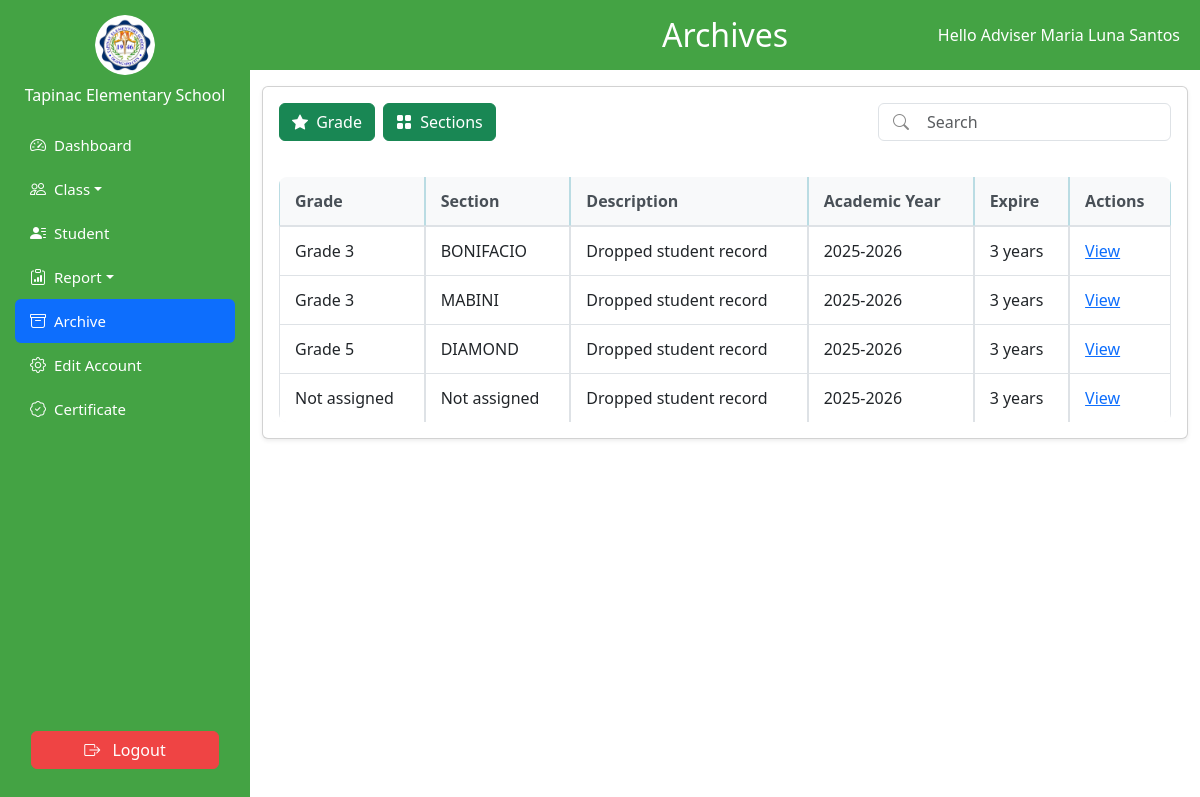
Screenshot of /views/adviser/student_archive.php (signed in) with the database file from the repository.
### tables this page shows
CREATE TABLE `archives` (
  `id` int(11) NOT NULL,
  `fname` varchar(50) DEFAULT NULL,
  `mname` varchar(50) DEFAULT NULL,
  `lname` varchar(50) DEFAULT NULL,
  `gender` enum('Male','Female') NOT NULL,
  `grade_level_id` int(11) DEFAULT NULL,
  `section_id` int(11) DEFAULT NULL,
  `dropped_at` timestamp NOT NULL DEFAULT current_timestamp()
);

### views/adviser/student_archive.php (called while the page is built)
<?php
include '../shared/archives.php';

### views/shared/archives.php (the view, shortened to what this page needs)
<?php
require_once '../../database/db_connection.php';
$role         = $_SESSION['role'];
$full_name    = $_SESSION['full_name'] ?? '';
$role_label   = ucfirst($role);
$header_color = ($role === 'masterteacher') ? '#1a1a1a' : '#44A344';
$archivesResult = null;
$archivesSql = "SELECT
                    a.id,
                    COALESCE(gl.grade_name,  'Not assigned') AS grade,
                    COALESCE(s.section_name, 'Not assigned') AS section,
                    a.dropped_at
                FROM archives a
                LEFT JOIN grade_levels gl ON a.grade_level_id = gl.id
                LEFT JOIN sections s     ON a.section_id = s.id
                ORDER BY a.dropped_at DESC";
if (isset($conn) && $conn instanceof mysqli) {
    $archivesResult = $conn->query($archivesSql);
}
?>
<!DOCTYPE html>
<html lang="en">
<head>
    <link rel="stylesheet" href="../../assets/css/sidebar.css" />
    <link rel="stylesheet" href="../../assets/css/all_role_style/style.css" />
    <link href="https://cdn.jsdelivr.net/npm/bootstrap@5.3.0/dist/css/bootstrap.min.css" rel="stylesheet" />
    <link rel="stylesheet" href="https://cdn.jsdelivr.net/npm/bootstrap-icons@1.10.5/font/bootstrap-icons.css" />
</head>
<body>
<div class="main-content">
    <div style="position: sticky; top: 0; z-index: 999; background-color: <?= htmlspecialchars($header_color) ?>; color: white; padding: 20px; display: flex; justify-content: center; align-items: center; min-height: 70px;">
        <h2 class="m-0" style="position: absolute; left: 50%; transform: translateX(-50%);">Archives</h2>
        <?php if (!empty($full_name)): ?>
        <span style="position: absolute; right: 20px;">
            Hello <?= htmlspecialchars($role_label . ' ' . $full_name) ?>
        </span>
        <?php endif; ?>
    </div>
    <div class="container-fluid py-3">
        <div class="card shadow-sm">
            <div class="card-body p-0">
                <div class="p-3 d-flex gap-2 align-items-center">
                    <button class="btn btn-success">
                        <i class="bi bi-star-fill me-1"></i> Grade
                    </button>
                    <button class="btn btn-success">
                        <i class="bi bi-grid-fill me-1"></i> Sections
                    </button>
                    <div class="ms-auto" style="max-width: 300px; position: relative;">
                        <input type="text" class="form-control ps-5" placeholder="Search">
                        <i class="bi bi-search position-absolute" style="left: 15px; top: 50%; transform: translateY(-50%); color: #888;"></i>
                    </div>
                </div>
                <div class="table-responsive px-3">
                    <table class="table table-bordered table-hover" id="archivesTable">
                        <thead class="table-info">
                            <tr>
                                <th>Grade</th>
                                <th>Section</th>
                                <th>Description</th>
                                <th>Academic Year</th>
                                <th>Expire</th>
                                <th>Actions</th>
                            </tr>
                        </thead>
                        <tbody>
                        <?php if ($archivesResult && $archivesResult->num_rows > 0): ?>
                            <?php while ($row = $archivesResult->fetch_assoc()): ?>
                                <?php
                                    $droppedAt = $row['dropped_at'] ?? null;
                                    $year = $droppedAt ? (int)date('Y', strtotime($droppedAt)) : null;
                                    $ay   = $year ? ($year . '-' . ($year + 1)) : 'N/A';
                                ?>
                                <tr>
                                    <td><?= htmlspecialchars($row['grade']) ?></td>
                                    <td><?= htmlspecialchars($row['section']) ?></td>
                                    <td>Dropped student record</td>
                                    <td><?= htmlspecialchars($ay) ?></td>
                                    <td>3 years</td>
                                    <td>
                                        <a href="#"
                                           class="text-primary viewDroppedBtn"
                                           data-id="<?= (int)$row['id'] ?>">
                                           View
                                        </a>
                                    </td>
                                </tr>
                            <?php endwhile; ?>
                        <?php else: ?>
                            <tr>
                                <td colspan="6" class="text-center">No archived records found</td>
                            </tr>
                        <?php endif; ?>
                        </tbody>
                    </table>
                </div>
            </div>
        </div>
    </div>
</div>
</body>
</html>

### assets/css/sidebar.css (style rules this page uses)
.main-content { margin-left: 250px; padding: 20px; }

### assets/css/all_role_style/style.css (style rules this page uses)
body { background-color: #f0f2f5; }
.main-content { margin-left: 250px; flex: 1; padding: 0; }
.container-fluid { padding-top: 20px; }
.table-responsive { margin-top: 20px; }
.table { border-radius: 8px; overflow: hidden; border-collapse: separate; border-spacing: 0; }
.table thead th { background-color: #f8f9fa; color: #495057; font-weight: 600; border-bottom: 1px solid #dee2e6; padding: 12px 15px; }
.table tbody tr { background-color: #fff; }
.table tbody tr:nth-of-type(even) { background-color: #fbfbfc; }
.table tbody td { padding: 12px 15px; vertical-align: middle; border-top: 1px solid #dee2e6; }

### rows the page displays
archives: grade "Grade 3", section "BONIFACIO", dropped_at "2025-2026"
archives: grade "Grade 3", section "MABINI", dropped_at "2025-2026"
archives: grade "Grade 5", section "DIAMOND", dropped_at "2025-2026"
archives: grade "Not assigned", section "Not assigned", dropped_at "2025-2026"

### other values shown
$role_label . ' ' . $full_name "Adviser Maria Luna Santos"
